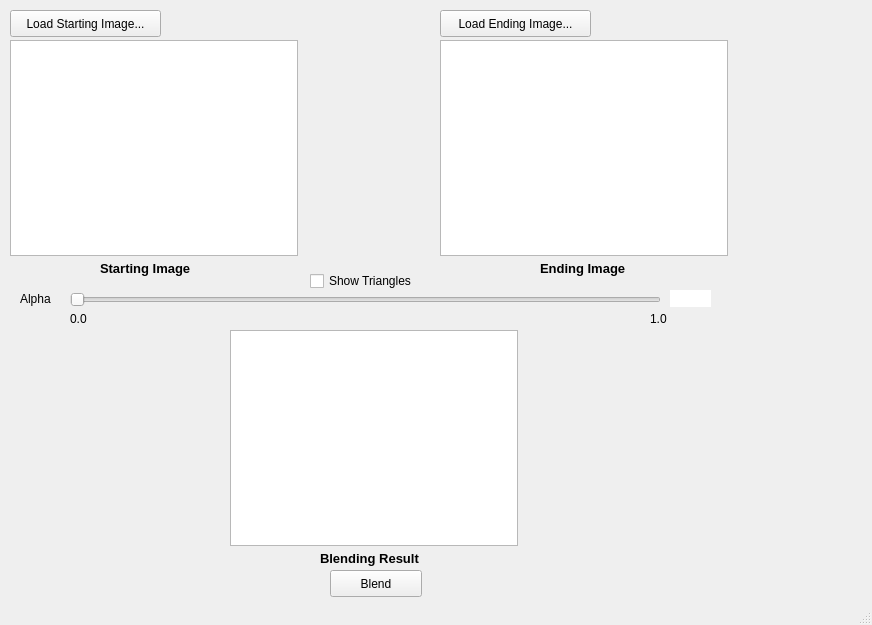
<?xml version="1.0" encoding="UTF-8"?>
<ui version="4.0">
 <class>MainWindow</class>
 <widget class="QMainWindow" name="MainWindow">
  <property name="geometry">
   <rect>
    <x>0</x>
    <y>0</y>
    <width>872</width>
    <height>625</height>
   </rect>
  </property>
  <property name="sizePolicy">
   <sizepolicy hsizetype="Fixed" vsizetype="Fixed">
    <horstretch>0</horstretch>
    <verstretch>0</verstretch>
   </sizepolicy>
  </property>
  <property name="focusPolicy">
   <enum>Qt::ClickFocus</enum>
  </property>
  <property name="windowTitle">
   <string>MainWindow</string>
  </property>
  <property name="autoFillBackground">
   <bool>true</bool>
  </property>
  <widget class="QWidget" name="centralwidget">
   <widget class="QPushButton" name="PBTstart">
    <property name="geometry">
     <rect>
      <x>10</x>
      <y>10</y>
      <width>151</width>
      <height>27</height>
     </rect>
    </property>
    <property name="text">
     <string>Load Starting Image...</string>
    </property>
   </widget>
   <widget class="QPushButton" name="PBTend">
    <property name="geometry">
     <rect>
      <x>440</x>
      <y>10</y>
      <width>151</width>
      <height>27</height>
     </rect>
    </property>
    <property name="text">
     <string>Load Ending Image...</string>
    </property>
   </widget>
   <widget class="QLabel" name="LBLstart">
    <property name="geometry">
     <rect>
      <x>100</x>
      <y>260</y>
      <width>111</width>
      <height>17</height>
     </rect>
    </property>
    <property name="text">
     <string>&lt;!DOCTYPE HTML PUBLIC &quot;-//W3C//DTD HTML 4.0//EN&quot; &quot;http://www.w3.org/TR/REC-html40/strict.dtd&quot;&gt;
&lt;html&gt;&lt;head&gt;&lt;meta name=&quot;qrichtext&quot; content=&quot;1&quot; /&gt;&lt;style type=&quot;text/css&quot;&gt;
p, li { white-space: pre-wrap; }
&lt;/style&gt;&lt;/head&gt;&lt;body style=&quot; font-family:'Sans'; font-size:10pt; font-weight:400; font-style:normal;&quot;&gt;
&lt;p style=&quot; margin-top:0px; margin-bottom:0px; margin-left:0px; margin-right:0px; -qt-block-indent:0; text-indent:0px;&quot;&gt;&lt;span style=&quot; font-weight:600;&quot;&gt;Starting Image&lt;/span&gt;&lt;/p&gt;&lt;/body&gt;&lt;/html&gt;</string>
    </property>
   </widget>
   <widget class="QLabel" name="LBLend">
    <property name="geometry">
     <rect>
      <x>540</x>
      <y>260</y>
      <width>101</width>
      <height>17</height>
     </rect>
    </property>
    <property name="text">
     <string>&lt;!DOCTYPE HTML PUBLIC &quot;-//W3C//DTD HTML 4.0//EN&quot; &quot;http://www.w3.org/TR/REC-html40/strict.dtd&quot;&gt;
&lt;html&gt;&lt;head&gt;&lt;meta name=&quot;qrichtext&quot; content=&quot;1&quot; /&gt;&lt;style type=&quot;text/css&quot;&gt;
p, li { white-space: pre-wrap; }
&lt;/style&gt;&lt;/head&gt;&lt;body style=&quot; font-family:'Sans'; font-size:10pt; font-weight:400; font-style:normal;&quot;&gt;
&lt;p style=&quot; margin-top:0px; margin-bottom:0px; margin-left:0px; margin-right:0px; -qt-block-indent:0; text-indent:0px;&quot;&gt;&lt;span style=&quot; font-weight:600;&quot;&gt;Ending Image&lt;/span&gt;&lt;/p&gt;&lt;/body&gt;&lt;/html&gt;</string>
    </property>
   </widget>
   <widget class="QCheckBox" name="CKBtriangle">
    <property name="geometry">
     <rect>
      <x>310</x>
      <y>270</y>
      <width>121</width>
      <height>22</height>
     </rect>
    </property>
    <property name="text">
     <string>Show Triangles</string>
    </property>
   </widget>
   <widget class="QSlider" name="HSLalpha">
    <property name="geometry">
     <rect>
      <x>70</x>
      <y>290</y>
      <width>591</width>
      <height>20</height>
     </rect>
    </property>
    <property name="orientation">
     <enum>Qt::Horizontal</enum>
    </property>
   </widget>
   <widget class="QLabel" name="LBLalpha">
    <property name="geometry">
     <rect>
      <x>20</x>
      <y>290</y>
      <width>41</width>
      <height>17</height>
     </rect>
    </property>
    <property name="text">
     <string>Alpha</string>
    </property>
   </widget>
   <widget class="QLabel" name="LBL0">
    <property name="geometry">
     <rect>
      <x>70</x>
      <y>310</y>
      <width>41</width>
      <height>17</height>
     </rect>
    </property>
    <property name="text">
     <string>0.0</string>
    </property>
   </widget>
   <widget class="QLabel" name="LBL1">
    <property name="geometry">
     <rect>
      <x>650</x>
      <y>310</y>
      <width>41</width>
      <height>17</height>
     </rect>
    </property>
    <property name="text">
     <string>1.0</string>
    </property>
   </widget>
   <widget class="QLabel" name="LBLresult">
    <property name="geometry">
     <rect>
      <x>320</x>
      <y>550</y>
      <width>121</width>
      <height>17</height>
     </rect>
    </property>
    <property name="text">
     <string>&lt;!DOCTYPE HTML PUBLIC &quot;-//W3C//DTD HTML 4.0//EN&quot; &quot;http://www.w3.org/TR/REC-html40/strict.dtd&quot;&gt;
&lt;html&gt;&lt;head&gt;&lt;meta name=&quot;qrichtext&quot; content=&quot;1&quot; /&gt;&lt;style type=&quot;text/css&quot;&gt;
p, li { white-space: pre-wrap; }
&lt;/style&gt;&lt;/head&gt;&lt;body style=&quot; font-family:'Sans'; font-size:10pt; font-weight:400; font-style:normal;&quot;&gt;
&lt;p style=&quot; margin-top:0px; margin-bottom:0px; margin-left:0px; margin-right:0px; -qt-block-indent:0; text-indent:0px;&quot;&gt;&lt;span style=&quot; font-weight:600;&quot;&gt;Blending Result&lt;/span&gt;&lt;/p&gt;&lt;/body&gt;&lt;/html&gt;</string>
    </property>
   </widget>
   <widget class="QPushButton" name="PBTblend">
    <property name="geometry">
     <rect>
      <x>330</x>
      <y>570</y>
      <width>92</width>
      <height>27</height>
     </rect>
    </property>
    <property name="text">
     <string>Blend</string>
    </property>
   </widget>
   <widget class="QLabel" name="LBLalphaShow">
    <property name="geometry">
     <rect>
      <x>670</x>
      <y>290</y>
      <width>41</width>
      <height>17</height>
     </rect>
    </property>
    <property name="styleSheet">
     <string notr="true">background-color:white</string>
    </property>
    <property name="text">
     <string/>
    </property>
   </widget>
   <widget class="QGraphicsView" name="GVstart">
    <property name="geometry">
     <rect>
      <x>10</x>
      <y>40</y>
      <width>288</width>
      <height>216</height>
     </rect>
    </property>
   </widget>
   <widget class="QGraphicsView" name="GVend">
    <property name="geometry">
     <rect>
      <x>440</x>
      <y>40</y>
      <width>288</width>
      <height>216</height>
     </rect>
    </property>
   </widget>
   <widget class="QGraphicsView" name="GVresult">
    <property name="geometry">
     <rect>
      <x>230</x>
      <y>330</y>
      <width>288</width>
      <height>216</height>
     </rect>
    </property>
   </widget>
  </widget>
  <widget class="QMenuBar" name="menubar">
   <property name="geometry">
    <rect>
     <x>0</x>
     <y>0</y>
     <width>872</width>
     <height>25</height>
    </rect>
   </property>
  </widget>
  <widget class="QStatusBar" name="statusbar"/>
 </widget>
 <resources/>
 <connections/>
</ui>
